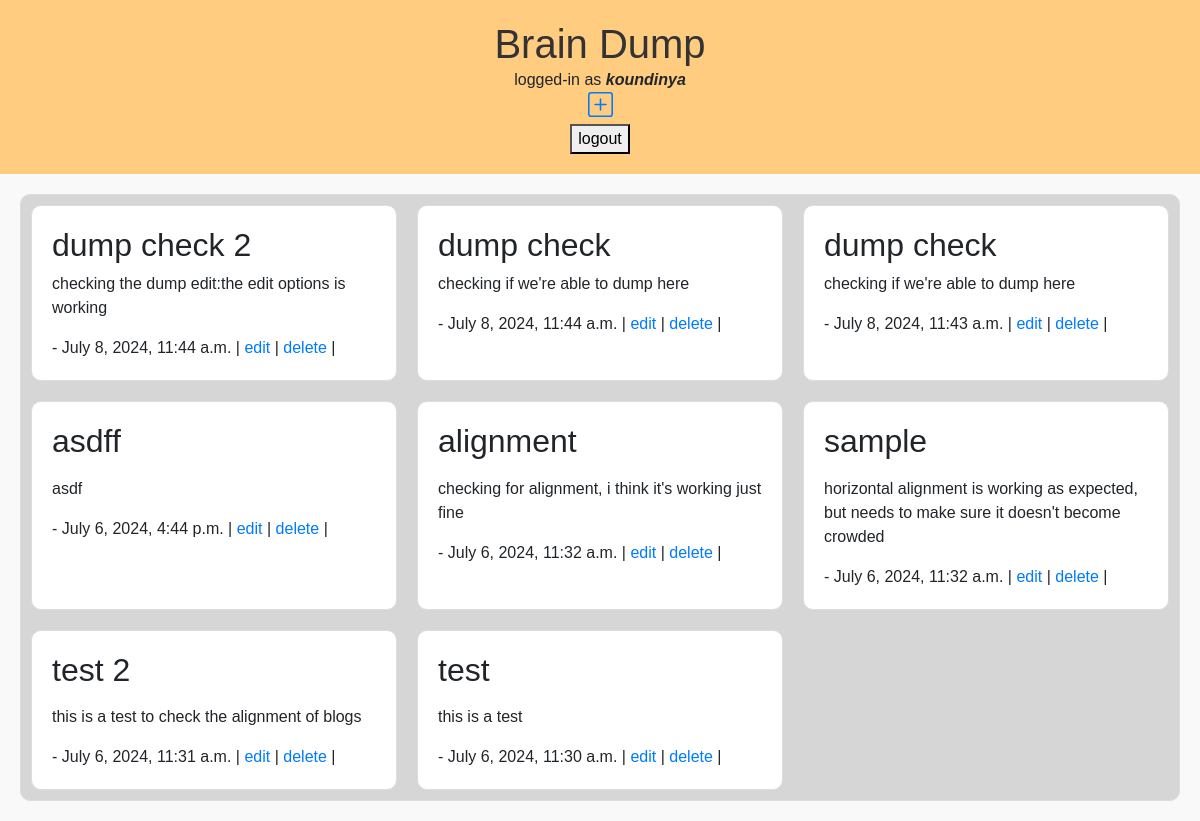
Screenshot of /thoughts/ (signed in) with the database file from the repository.
### thoughts/models.py (models this page shows, shortened)
class Thoughts(models.Model):
    owner = models.ForeignKey(User, on_delete=models.CASCADE)
    title = models.CharField(max_length=255, null=True, blank=True)
    body = RichTextField(blank=True, null=True)
    time = models.DateTimeField(auto_now_add=True)

### thoughts/views.py (the view)
# urls.py: path('', views.home, name="home"),
@login_required
def home(request):
    thought = Thoughts.objects.filter(owner=request.user)
    thoughts = reversed(thought)
    return render(request, "home.html", {
        "thoughts": thoughts
    })

### thoughts/templates/home.html (shortened to what this page needs)
<!DOCTYPE html>
<html lang="en">
<head>
    <link rel="stylesheet" href="https://maxcdn.bootstrapcdn.com/bootstrap/4.0.0-alpha.2/css/bootstrap.min.css">
</head>
<body>
    <header>
        <h1>
            Brain Dump
        </h1>
        logged-in as <b><i>{{ request.user }}</i></b><br>
        <a href="{% url 'add' %}">
        </a>
        <form method="post" action="{% url 'logout' %}">
            <button type="submit">logout</button>
        </form>
    </header>
<section class="thoughts">
	<section class="blog-list">
        {% for t in thoughts %}
        <div class="blog-card">
            <h2>{{ t.title|safe }}</h2>
            <p>{{ t.body|safe }}</p>
            - {{ t.time }} | <a href="{% url 'edit' t.pk %}">edit</a> | <a href="{% url 'delete' t.pk %}">delete</a> |
        </div>
        {% endfor %}
    </section>
</section>
</body>
</html>

### thoughts/templates/home.html (style rules this page uses)
body { font-family: Arial, sans-serif; background-color: #f9f9f9; }
header { background-color: #ffcc80; text-align: center; padding: 20px; }
h1 { margin: 0; color: #333; }
.thoughts { margin: 20px; padding: 10px; border: 1px solid #ddd; background-color: #D6D6D6; border-radius: 10px; }
.blog-list { display: grid; grid-template-columns: repeat(3, 1fr); gap: 20px; }
.blog-card { background-color: #fff; border: 1px solid #ddd; border-radius: 10px; padding: 20px; }

### rows the page displays
Thoughts: title "dump check 2", body "checking the dump edit:the edit options is working", time "July 8, 2024, 11:44 a.m."
Thoughts: title "dump check", body "checking if we're able to dump here", time "July 8, 2024, 11:44 a.m."
Thoughts: title "dump check", body "checking if we're able to dump here", time "July 8, 2024, 11:43 a.m."
Thoughts: title "asdff", body "asdf", time "July 6, 2024, 4:44 p.m."
Thoughts: title "alignment", body "checking for alignment, i think it's working just fine", time "July 6, 2024, 11:32 a.m."
Thoughts: title "sample", body "horizontal alignment is working as expected, but needs to make sure it doesn't become crowded", time "July 6, 2024, 11:32 a.m."
Thoughts: title "test 2", body "this is a test to check the alignment of blogs", time "July 6, 2024, 11:31 a.m."
Thoughts: title "test", body "this is a test", time "July 6, 2024, 11:30 a.m."

### other values shown
{{ request.user }} "koundinya"
